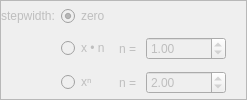
            <widget class="QFrame" name="fr_DefCountModu">
             <property name="sizePolicy">
              <sizepolicy hsizetype="Expanding" vsizetype="Minimum">
               <horstretch>0</horstretch>
               <verstretch>0</verstretch>
              </sizepolicy>
             </property>
             <property name="frameShape">
              <enum>QFrame::StyledPanel</enum>
             </property>
             <property name="frameShadow">
              <enum>QFrame::Raised</enum>
             </property>
             <layout class="QGridLayout" name="gridLayout_2">
              <property name="leftMargin">
               <number>0</number>
              </property>
              <property name="topMargin">
               <number>0</number>
              </property>
              <property name="rightMargin">
               <number>0</number>
              </property>
              <property name="bottomMargin">
               <number>0</number>
              </property>
              <item row="1" column="1">
               <widget class="QRadioButton" name="rb_LinStepModu">
                <property name="enabled">
                 <bool>false</bool>
                </property>
                <property name="text">
                 <string>x • n </string>
                </property>
               </widget>
              </item>
              <item row="0" column="1">
               <widget class="QRadioButton" name="rb_NoStepModu">
                <property name="enabled">
                 <bool>false</bool>
                </property>
                <property name="text">
                 <string>zero</string>
                </property>
                <property name="checked">
                 <bool>true</bool>
                </property>
               </widget>
              </item>
              <item row="0" column="0">
               <widget class="QLabel" name="lb_StepDefModu">
                <property name="enabled">
                 <bool>false</bool>
                </property>
                <property name="sizePolicy">
                 <sizepolicy hsizetype="Fixed" vsizetype="Fixed">
                  <horstretch>0</horstretch>
                  <verstretch>0</verstretch>
                 </sizepolicy>
                </property>
                <property name="text">
                 <string>stepwidth:</string>
                </property>
               </widget>
              </item>
              <item row="2" column="1">
               <widget class="QRadioButton" name="rb_ExpStepModu">
                <property name="enabled">
                 <bool>false</bool>
                </property>
                <property name="text">
                 <string>xⁿ</string>
                </property>
               </widget>
              </item>
              <item row="2" column="3">
               <widget class="QDoubleSpinBox" name="dspb_ExpStepModu">
                <property name="enabled">
                 <bool>false</bool>
                </property>
                <property name="sizePolicy">
                 <sizepolicy hsizetype="Fixed" vsizetype="Fixed">
                  <horstretch>0</horstretch>
                  <verstretch>0</verstretch>
                 </sizepolicy>
                </property>
                <property name="minimumSize">
                 <size>
                  <width>80</width>
                  <height>0</height>
                 </size>
                </property>
                <property name="minimum">
                 <double>0.010000000000000</double>
                </property>
                <property name="maximum">
                 <double>99.989999999999995</double>
                </property>
                <property name="value">
                 <double>2.000000000000000</double>
                </property>
               </widget>
              </item>
              <item row="2" column="2">
               <widget class="QLabel" name="lb_ExpNModu">
                <property name="enabled">
                 <bool>false</bool>
                </property>
                <property name="text">
                 <string>n = </string>
                </property>
               </widget>
              </item>
              <item row="1" column="3">
               <widget class="QDoubleSpinBox" name="dspb_LinStepModu">
                <property name="enabled">
                 <bool>false</bool>
                </property>
                <property name="minimum">
                 <double>0.010000000000000</double>
                </property>
                <property name="maximum">
                 <double>9999.989999999999782</double>
                </property>
                <property name="value">
                 <double>1.000000000000000</double>
                </property>
               </widget>
              </item>
              <item row="1" column="2">
               <widget class="QLabel" name="lb_LinNModu">
                <property name="enabled">
                 <bool>false</bool>
                </property>
                <property name="text">
                 <string>n =</string>
                </property>
               </widget>
              </item>
              <item row="1" column="4">
               <spacer name="horizontalSpacer_2">
                <property name="orientation">
                 <enum>Qt::Horizontal</enum>
                </property>
                <property name="sizeHint" stdset="0">
                 <size>
                  <width>20</width>
                  <height>20</height>
                 </size>
                </property>
               </spacer>
              </item>
             </layout>
            </widget>
